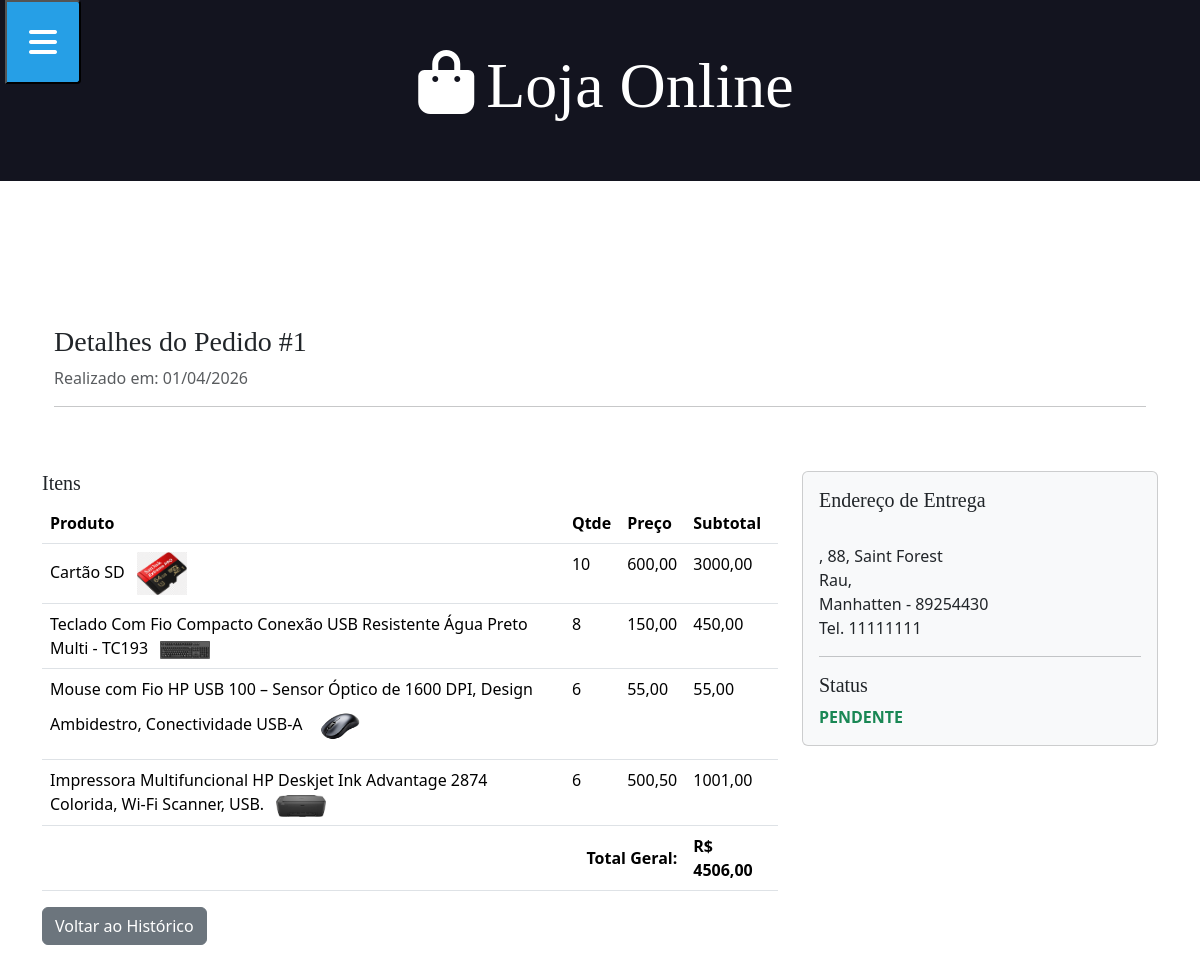
The page /pedido/1 (signed in) on the database as committed earlier.
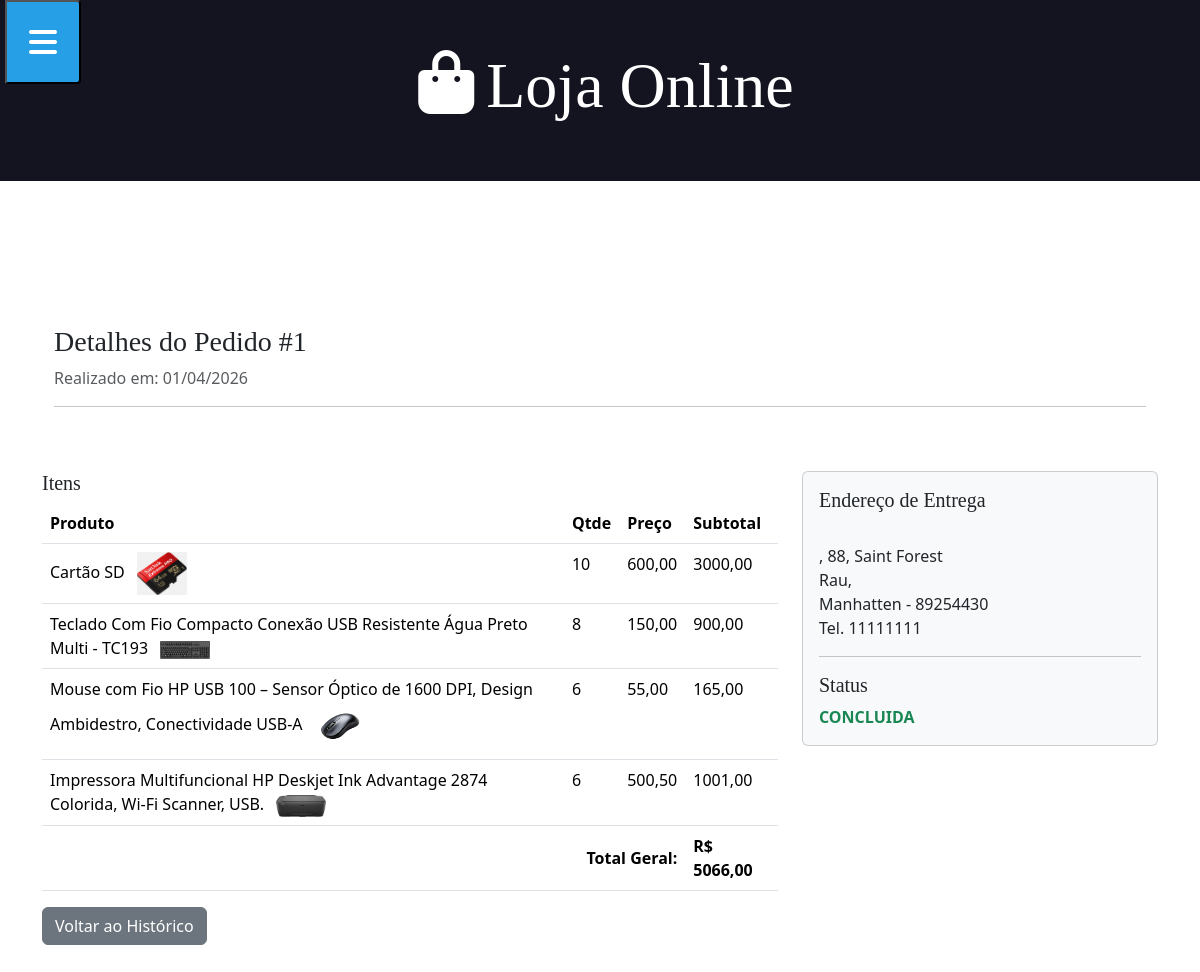
The same page on the database as committed later.
### aplicacao/models.py (models this page shows, shortened)
class ItemVenda(models.Model):
    venda = models.ForeignKey(Venda, on_delete=models.CASCADE)
    produto = models.ForeignKey(Produto, on_delete=models.CASCADE)
    qtde = models.IntegerField(null=True, blank=True)
    @property
    def subtotal(self):
        return self.produto.preco*self.qtde

class Produto(models.Model):
    nome = models.CharField(max_length=100, null=True, blank=True)
    preco = models.DecimalField(decimal_places=2, max_digits=10, null=True, blank=True)
    qtde = models.IntegerField(null=True, blank=True)
    descricao = models.TextField(null=True, blank=True)
    data = models.DateField(null=True, blank=True)
    imagem = models.ImageField(upload_to='produtos/', null=True, blank=True)
    itemVenda = models.ManyToManyField(Venda)

class Venda(models.Model):
    STATUS_CHOICES = (
        ('P', 'PENDENTE'),
        ('C', 'CONCLUIDA'),
        ('X', 'CANCELADA')
    )
    status = models.CharField(max_length=1, choices=STATUS_CHOICES, default='P')
    data = models.DateField(auto_now_add=True)
    cliente = models.ForeignKey(User,on_delete = models.CASCADE)
    @property
    def total(self):
        total = 0
        for item in self.itemvenda_set.all():
                total += item.produto.preco * item.qtde
        return total

### aplicacao/views.py (the view)
# urls.py: path('pedido/<int:venda_id>', views.detalhe_pedido, name="urldetalhe_pedido"),
@login_required
def detalhe_pedido(request, venda_id):
    venda = get_object_or_404(Venda, id = venda_id, cliente = request.user)
    if venda.cliente != request.user:
            return redirect("historico_pedidos")
    itens = venda.itemvenda_set.all()
    try:
        perfil = Perfil.objects.get(cliente = request.user)
    except Perfil.DoesNotExist:
        perfil = None
    context = {
        'venda': venda,
        'itens': itens,
        'perfil': perfil,
    }
    return render(request, 'detalhe_pedido.html', context)

### aplicacao/templates/detalhe_pedido.html
{% extends 'global/base.html' %}
{% block content %}
<div class="container ">
  <div class="container mt-5">
    <div class="row">
      <div class="col-md-12">
        <h3>Detalhes do Pedido #{{ venda.id }}</h3>
        <p class="text-muted">Realizado em: {{ venda.data|date:'d/m/Y' }}</p>
        <hr />
      </div>
    </div>
  </div>
  <div class="row">
    <div class="col-md-8">
      <h5>Itens</h5>
      <table class="table">
        <thead>
          <tr>
            <th>Produto</th>
            <th>Qtde</th>
            <th>Preço</th>
            <th>Subtotal</th>
          </tr>
        </thead>
        <tbody>
          {% for item in itens %}
            <tr>
              <td>
                {{ item.produto.nome }}
                {% if item.produto.imagem %}
                  <img src="{{ item.produto.imagem.url }}" alt=" {{ item.produto.nome }}" width="50" class="ms-2" />
                {% endif %}
              </td>
              <td>{{ item.produto.qtde }}</td>
              <td>{{ item.produto.preco }}</td>
              <td>{{ item.subtotal }}</td>
            </tr>
          {% endfor %}
        </tbody>
        <tfoot>
          <tr>
            <th colspan="3" class="text-end">Total Geral:</th>
            <th>R$ {{ venda.total }}</th>
          </tr>
        </tfoot>
      </table>
      <a href="{% url 'urlhistorico' %}" class="btn btn-secondary">Voltar ao Histórico</a>
    </div>
    <div class="col-md-4">
      <div class="card bg-light">
        <div class="card-body">
          <h5>Endereço de Entrega</h5>
          {% if perfil  %}
            <p class="card-text">
              <strong>{{ perfil.cliente.first_name}} {{ perfil.cliente.last_name }}</strong> <br>
              {{ perfil.rua }}, {{ perfil.numero }}, {{ perfil.complemento }} <br>
              {{ perfil.bairro }}, <br>
              {{ perfil.cidade }} - {{perfil.cep}} <br>
              Tel. {{ perfil.telefone }}
            </p>
          {% endif %}
          <hr />
          <h5 class="card-title">Status</h5>
          <p class="card-text text-success fw-bold">{{ venda.get_status_display }}</p>
        </div>
      </div>
    </div>
  </div>
</div>
{% endblock %}

Rows that differ between the two databases and show on the page:
changed Venda id 1: total "4506,00" → "5066,00"; status "PENDENTE" → "CONCLUIDA"
changed ItemVenda "Teclado Com Fio Compacto Conexão USB Resistente Água Preto Multi - TC193": subtotal "450,00" → "900,00"
changed ItemVenda (number 3 of 4 on the later page): subtotal "55,00" → "165,00"
